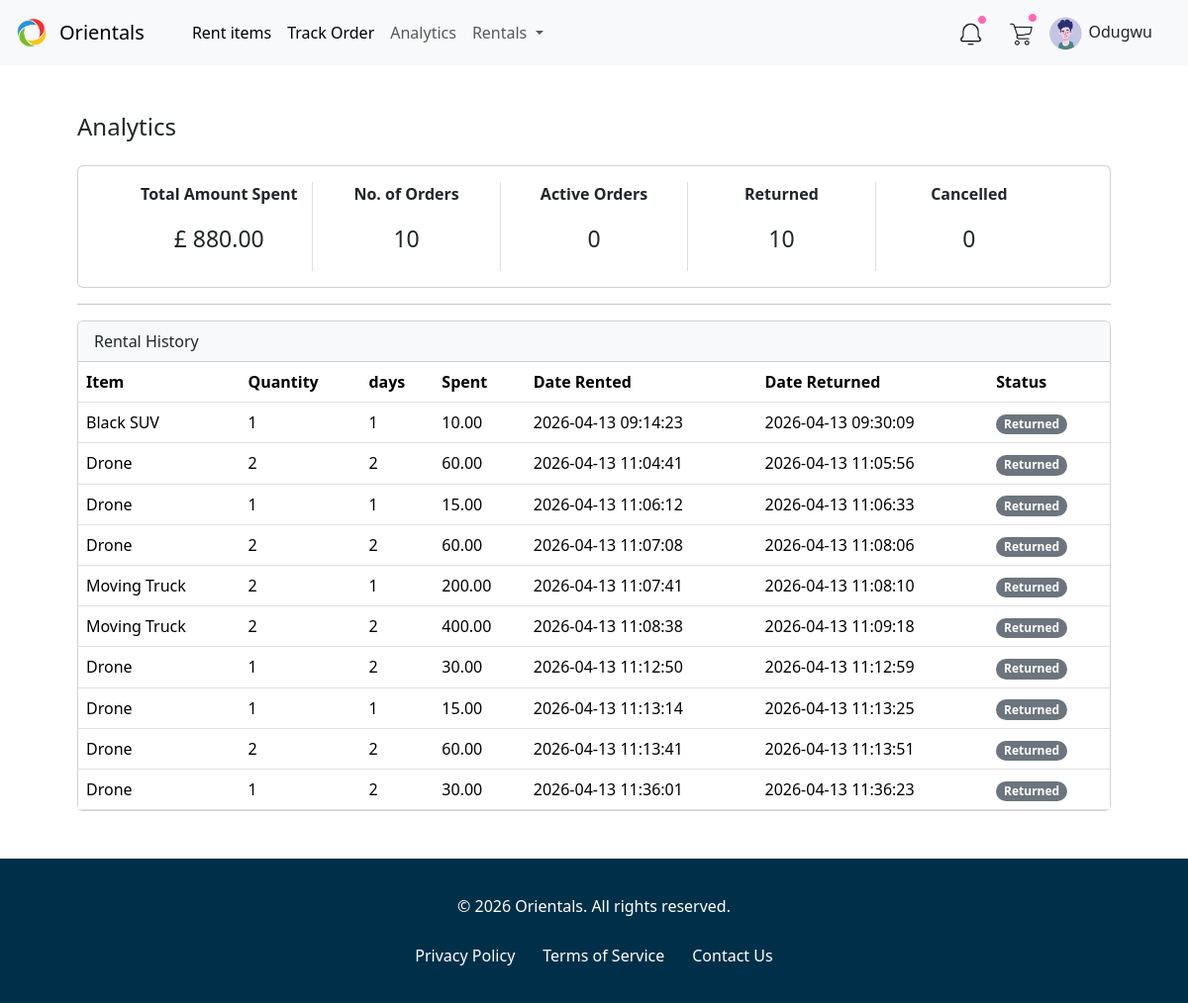
Screenshot of /user/Analytics.php (signed in) with the database file from the repository.
### tables this page shows
CREATE TABLE `active_orders` (
  `id` int(11) NOT NULL,
  `User_id` int(11) NOT NULL,
  `item_id` int(11) DEFAULT NULL,
  `item_name` varchar(255) DEFAULT NULL,
  `quantity` int(10) DEFAULT NULL,
  `days` int(10) DEFAULT NULL,
  `total` decimal(10,2) DEFAULT NULL,
  `start_date` datetime DEFAULT NULL,
  `due_on` datetime DEFAULT NULL,
  `status` enum('active','returned','overdue','cancelled') DEFAULT 'active',
  `title` varchar(255) DEFAULT NULL,
  `rented_date` timestamp NOT NULL DEFAULT current_timestamp(),
  `tracking_id` int(6) DEFAULT NULL,
  `delivery_status` enum('warehouse','shipped','received') DEFAULT 'warehouse',
  `date_returned` timestamp NULL DEFAULT NULL,
  `approval_status` enum('pending','approved','rejected') DEFAULT 'pending'
);

### user/Analytics.php (the view, shortened to what this page needs)
<?php session_start();
include("../config/db.php");
$table_query = mysqli_query($conn, "SELECT * FROM active_orders WHERE user_id='{$_SESSION['user_id']}'");
$amount_query = mysqli_query($conn, "SELECT SUM(total) FROM active_orders WHERE user_id='{$_SESSION['user_id']}'");
$amount = mysqli_fetch_row($amount_query);
$orderno_query = mysqli_query($conn, "SELECT COUNT(*) FROM active_orders WHERE user_id='{$_SESSION['user_id']}'");
$orderno = mysqli_fetch_row($orderno_query);
$active_query = mysqli_query($conn, "SELECT COUNT(*) FROM active_orders WHERE user_id='{$_SESSION['user_id']}' AND status='active'");
$active = mysqli_fetch_row($active_query);
$return_query = mysqli_query($conn, "SELECT COUNT(*) FROM active_orders WHERE user_id='{$_SESSION['user_id']}' AND status='returned'");
$return = mysqli_fetch_row($return_query);
$cancel_query = mysqli_query($conn, "SELECT COUNT(*) FROM active_orders WHERE user_id='{$_SESSION['user_id']}' AND status='cancelled'");
$cancel = mysqli_fetch_row($cancel_query);
?>
<!DOCTYPE html>
<html lang="en">
<head>
  <link rel="stylesheet" href="../assets/css/userrentals.css">
  <link href="https://cdn.jsdelivr.net/npm/bootstrap@5.3.8/dist/css/bootstrap.min.css" rel="stylesheet">
  <link rel="stylesheet" href="https://cdnjs.cloudflare.com/ajax/libs/font-awesome/6.5.0/css/all.min.css">
</head>
<body>
<?php include("navbaru.php"); ?>
<div class="container mt-5 px-5" style="justify-content: space-between;">
  <h4>Analytics</h4>
    <div class="card mb-3 p-3 container mt-4 px-5 d-flex flex-row">
        <div class="arrange" style="border-right: 1px solid #e0e0e0;">
          <strong><p>Total Amount Spent</p></strong>
          <p style="font-size: 23px;">£ <?php echo $amount[0]; ?> </i></p>
        </div>
        <div class="arrange" style="border-right: 1px solid #e0e0e0;">
          <strong><p>No. of Orders</p></strong>
          <p style="font-size: 23px;"><?php echo $orderno[0]; ?> </i></p>
        </div>
        <div class="arrange" style="border-right: 1px solid #e0e0e0;">
          <strong><p>Active Orders</p></strong>
          <p style="font-size: 23px;"><?php echo $active[0]; ?> </i></p>
        </div>
        <div class="arrange" style="border-right: 1px solid #e0e0e0;">
          <strong><p>Returned</p></strong>
          <p style="font-size: 23px;"><?php echo $return[0]; ?> </i></p></p>
        </div>
         <div class="arrange">
          <strong><p>Cancelled</p></strong>
          <p style="font-size: 23px;"><?php echo $cancel[0]; ?> </i></p>
        </div>
    </div>
  <hr>
  <div class="tab-pane fade show active" id="active-orders">
    <div class="card">
      <div class="card-header bg-light text-dark">Rental History</div>
      <div class="card-body p-0">
        <table class="table mb-0">
          <thead>
            <tr>
              <th>Item</th>
              <th>Quantity</th>
              <th>days</th>
              <th>Spent</th>
              <th>Date Rented</th>
              <th>Date Returned</th>
              <th>Status</th>
            </tr>
          </thead>
          <tbody>
              <?php
              while ($row = mysqli_fetch_assoc($table_query)) { ?>
                  <tr>
                      <td><?php echo $row['title']; ?></td>
                      <td><?php echo $row['quantity']; ?></td>
                      <td><?php echo $row['days']; ?></td>
                      <td><?php echo $row['total']; ?></td>
                      <td><?php echo $row['rented_date']; ?></td>
                      <td><?php echo $row['date_returned']; ?></td>
                       <td>
                        <span class="badge rounded-pill text-bg-secondary">Returned</span>
                      </td>
                  </tr>
              <?php } ?>
          </tbody>
        </table>
      </div>
    </div>
  </div>
</div>
<footer class="footer-main mt-5">
  <div class="content-footer text-center py-3">
    <p>&copy; 2026 Orientals. All rights reserved.</p>
    <ul class="footer-links list-inline">
      <li class="list-inline-item"><a href="#">Privacy Policy</a></li>
      <li class="list-inline-item"><a href="#">Terms of Service</a></li>
      <li class="list-inline-item"><a href="#">Contact Us</a></li>
    </ul>
  </div>
</footer>
</body>
</html>

### assets/css/userrentals.css (style rules this page uses)
body { min-height:100vh; display:flex; flex-direction:column; }
.footer-main { background-color: #003049; color: white; padding: 20px 0; text-align: center; margin-top: auto; }
.footer-main .footer-links { list-style: none; display: flex; justify-content: center; gap: 20px; padding: 10px 0 0 0; margin: 0; }
.footer-main .footer-links li a { color: white; text-decoration: none; }
.container { flex: 1; }

### user/Analytics.php (style rules this page uses)
.arrange { flex: 1; text-align: center; position: relative; }

### rows the page displays
active_orders: title "Black SUV", quantity "1", days "1", total "10.00", rented_date "2026-04-13 09:14:23", date_returned "2026-04-13 09:30:09"
active_orders: title "Drone", quantity "2", days "2", total "60.00", rented_date "2026-04-13 11:04:41", date_returned "2026-04-13 11:05:56"
active_orders: title "Drone", quantity "1", days "1", total "15.00", rented_date "2026-04-13 11:06:12", date_returned "2026-04-13 11:06:33"
active_orders: title "Drone", quantity "2", days "2", total "60.00", rented_date "2026-04-13 11:07:08", date_returned "2026-04-13 11:08:06"
active_orders: title "Moving Truck", quantity "2", days "1", total "200.00", rented_date "2026-04-13 11:07:41", date_returned "2026-04-13 11:08:10"
active_orders: title "Moving Truck", quantity "2", days "2", total "400.00", rented_date "2026-04-13 11:08:38", date_returned "2026-04-13 11:09:18"
active_orders: title "Drone", quantity "1", days "2", total "30.00", rented_date "2026-04-13 11:12:50", date_returned "2026-04-13 11:12:59"
active_orders: title "Drone", quantity "1", days "1", total "15.00", rented_date "2026-04-13 11:13:14", date_returned "2026-04-13 11:13:25"
active_orders: title "Drone", quantity "2", days "2", total "60.00", rented_date "2026-04-13 11:13:41", date_returned "2026-04-13 11:13:51"
active_orders: title "Drone", quantity "1", days "2", total "30.00", rented_date "2026-04-13 11:36:01", date_returned "2026-04-13 11:36:23"

### other values shown
$_SESSION['user_name'] "Odugwu"
$amount[0] "880.00"
$orderno[0] "10"
$active[0] "0"
$return[0] "10"
$cancel[0] "0"
